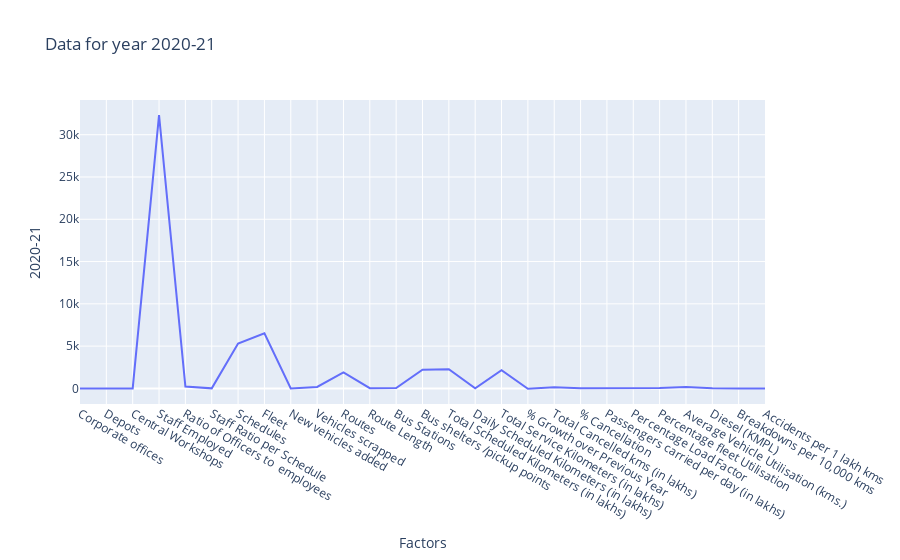
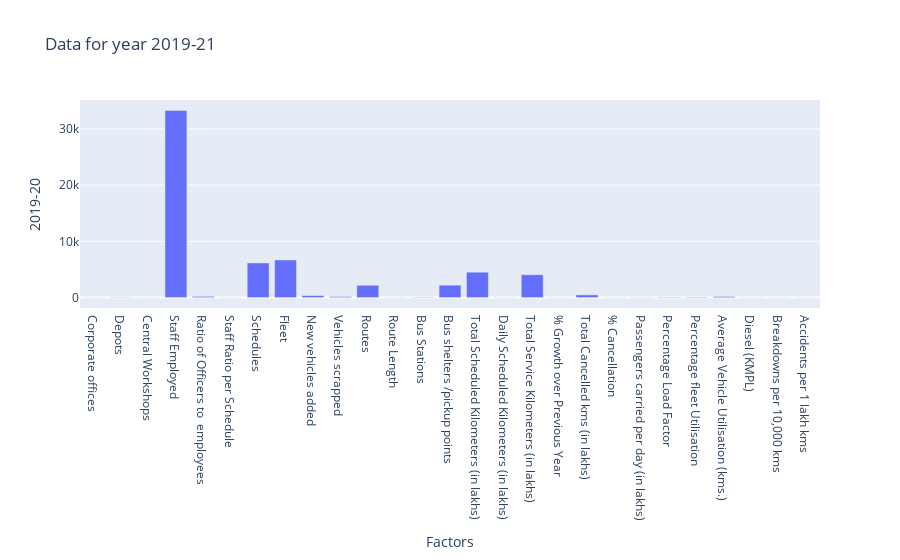

The notebook cell saved with these charts, in order:
### Code cell
import plotly.express as px
fig = px.line(data, x='Factors', y='2020-21', title='Data for year 2020-21')
fig.show()
fig = px.bar(data, x='Factors', y='2019-20', title='Data for year 2019-21')
fig.show()

### Figure 1 — Plotly figure (JSON) as saved in the notebook; plotly's stock layout.template omitted (floating-point values rounded to 4 significant figures)
{"data": [{"hovertemplate": "Factors=%{x}<br>2020-21=%{y}<extra></extra>", "legendgroup": "", "line": {"color": "#636efa", "dash": "solid"}, "marker": {"symbol": "circle"}, "mode": "lines", "name": "", "orientation": "v", "showlegend": false, "type": "scatter", "x": ["Corporate offices", "Depots", "Central Workshops", "Staff Employed", "Ratio of Officers to  employees", "Staff Ratio per Schedule", "Schedules                       ", "Fleet                                 ", "New vehicles added ", "Vehicles scrapped", "Routes          ", "Route Length", "Bus Stations", "Bus shelters /pickup points", "Total Scheduled Kilometers (in lakhs)", "Daily Scheduled Kilometers (in lakhs) ", "Total Service Kilometers (in lakhs)", "% Growth over Previous Year", "Total Cancelled kms (in lakhs)", "% Cancellation", "Passengers carried per day (in lakhs)", "Percentage Load Factor", "Percentage fleet Utilisation", "Average Vehicle Utilisation (kms.)", "Diesel (KMPL)", "Breakdowns per 10,000 kms", "Accidents per 1 lakh kms"], "xaxis": "x", "y": [1, 45, 3, 32308, 229, 6.08, 5313, 6521, 0, 169, 1900, 25.89, 48, 2212, 2278.0, 6.1, 2147.0, -47.2, 131.2, 5.9, 12.79, 57.8, 55, 161.9, 4.29, 0.01, 0.05], "yaxis": "y"}], "layout": {"autosize": true, "legend": {"tracegroupgap": 0}, "title": {"text": "Data for year 2020-21"}, "xaxis": {"anchor": "y", "autorange": true, "domain": [0, 1], "range": [0, 26], "title": {"text": "Factors"}, "type": "category"}, "yaxis": {"anchor": "x", "autorange": true, "domain": [0, 1], "range": [-1845.0, 34110.0], "title": {"text": "2020-21"}, "type": "linear"}}}

### Figure 2 — Plotly figure (JSON) as saved in the notebook; plotly's stock layout.template omitted (floating-point values rounded to 4 significant figures)
{"data": [{"alignmentgroup": "True", "hovertemplate": "Factors=%{x}<br>2019-20=%{y}<extra></extra>", "legendgroup": "", "marker": {"color": "#636efa", "pattern": {"shape": ""}}, "name": "", "offsetgroup": "", "orientation": "v", "showlegend": false, "textposition": "auto", "type": "bar", "x": ["Corporate offices", "Depots", "Central Workshops", "Staff Employed", "Ratio of Officers to  employees", "Staff Ratio per Schedule", "Schedules                       ", "Fleet                                 ", "New vehicles added ", "Vehicles scrapped", "Routes          ", "Route Length", "Bus Stations", "Bus shelters /pickup points", "Total Scheduled Kilometers (in lakhs)", "Daily Scheduled Kilometers (in lakhs) ", "Total Service Kilometers (in lakhs)", "% Growth over Previous Year", "Total Cancelled kms (in lakhs)", "% Cancellation", "Passengers carried per day (in lakhs)", "Percentage Load Factor", "Percentage fleet Utilisation", "Average Vehicle Utilisation (kms.)", "Diesel (KMPL)", "Breakdowns per 10,000 kms", "Accidents per 1 lakh kms"], "xaxis": "x", "y": [1, 45, 3, 33292, 215, 5.41, 6159, 6690, 361, 190, 2196, 25.73, 54, 2212, 4523.0, 12.36, 4066.0, -2.1, 479.8, 10.6, 33.1, 67.7, 85.1, 200.4, 3.75, 0.03, 0.06], "yaxis": "y"}], "layout": {"autosize": true, "barmode": "relative", "legend": {"tracegroupgap": 0}, "title": {"text": "Data for year 2019-21"}, "xaxis": {"anchor": "y", "autorange": true, "domain": [0, 1], "range": [-0.5, 26.5], "title": {"text": "Factors"}, "type": "category"}, "yaxis": {"anchor": "x", "autorange": true, "domain": [0, 1], "range": [-1852.0, 35140.0], "title": {"text": "2019-20"}, "type": "linear"}}}
